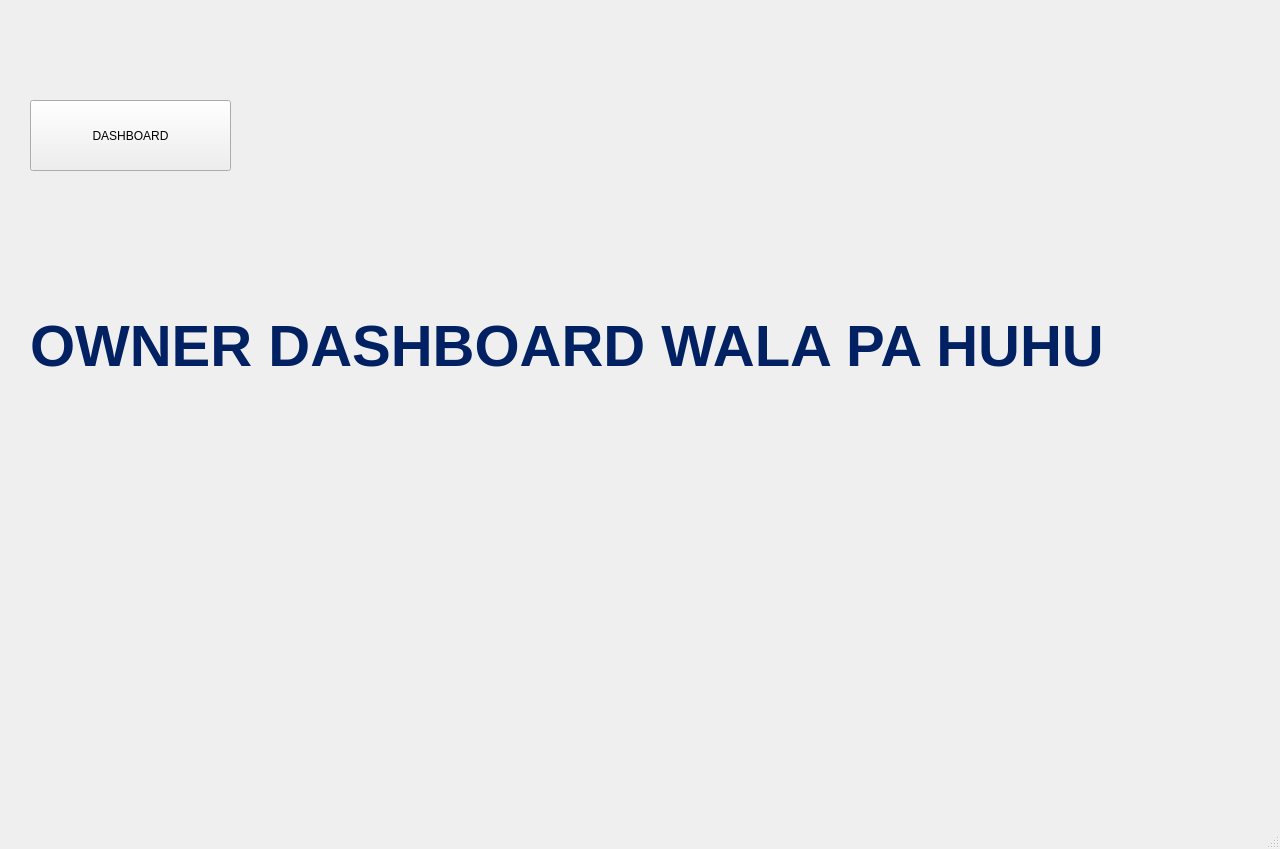
<?xml version="1.0" encoding="UTF-8"?>
<ui version="4.0">
 <class>OWNER_DASHBOARD</class>
 <widget class="QMainWindow" name="OWNER_DASHBOARD">
  <property name="geometry">
   <rect>
    <x>0</x>
    <y>0</y>
    <width>1280</width>
    <height>849</height>
   </rect>
  </property>
  <property name="windowTitle">
   <string>MainWindow</string>
  </property>
  <widget class="QWidget" name="centralwidget">
   <widget class="QLabel" name="label">
    <property name="geometry">
     <rect>
      <x>-1430</x>
      <y>-150</y>
      <width>2721</width>
      <height>1361</height>
     </rect>
    </property>
    <property name="text">
     <string/>
    </property>
    <property name="pixmap">
     <pixmap resource="resources.qrc">:/images/PIC_log_sign_in.png</pixmap>
    </property>
    <property name="scaledContents">
     <bool>true</bool>
    </property>
   </widget>
   <widget class="QLabel" name="label_2">
    <property name="geometry">
     <rect>
      <x>30</x>
      <y>90</y>
      <width>1231</width>
      <height>511</height>
     </rect>
    </property>
    <property name="styleSheet">
     <string notr="true">color: #022162;
font-size: 58px;
font-weight: 700;
font-family: &quot;Verdana&quot;, sans-serif; 
background: transparent;</string>
    </property>
    <property name="text">
     <string>OWNER DASHBOARD WALA PA HUHU</string>
    </property>
   </widget>
   <widget class="QPushButton" name="pushButton_OwnrDASH">
    <property name="geometry">
     <rect>
      <x>30</x>
      <y>100</y>
      <width>201</width>
      <height>71</height>
     </rect>
    </property>
    <property name="text">
     <string>DASHBOARD</string>
    </property>
   </widget>
  </widget>
  <widget class="QMenuBar" name="menubar">
   <property name="geometry">
    <rect>
     <x>0</x>
     <y>0</y>
     <width>1280</width>
     <height>26</height>
    </rect>
   </property>
  </widget>
  <widget class="QStatusBar" name="statusbar"/>
 </widget>
 <resources>
  <include location="resources.qrc"/>
 </resources>
 <connections/>
</ui>
